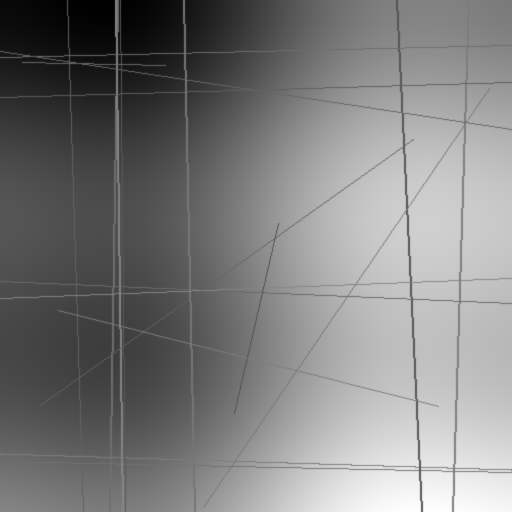
#> input picture Actividad2_Ingala_Karen/map_background.png, 512 x 512 px
$ jupyter execute Actividad_2_IngalaKaren_707.001.536-0_GPS_Imagen_Haar.ipynb   (shell and % lines are left out)
#> lines starting #> are read from the running program, lines starting #| are printed output that depends on the picture
# Actividad 2 - Procesamiento de imágenes aplicado a una imagen GPS

**Nombre: Karen Andrea Ingala Huaygua**
**ID: 707.001.536-0**
**Fecha:22/05/2026**

En esta actividad se trabaja con una imagen tipo mapa que contiene una trayectoria GPS degradada. El objetivo es aplicar herramientas básicas de procesamiento de imágenes: visualización, histograma, filtrado, estimación/remoción de fondo y transformada wavelet 2D tipo Haar.

**Importante:** esta actividad no incluye análisis de series temporales, predicción lineal, clasificación ni métricas de detección de objetos. Es una actividad corta de preparación para el Proyecto II.

[cell 1]
# Importa aquí las librerías necesarias.

## 1. Leer un caso y visualizar la información disponible

Seleccione uno de los casos del conjunto de datos. Cargue y visualice:

- `map_background.png`,
- `gps_trace_clean.png`,
- `gps_trace_noisy.png`,
- `gps_trace_overlay.png`.

Explique brevemente qué información contiene cada imagen.

[cell 2]
#Se hizo el analisis con el caso 004
import cv2
import numpy as np
import matplotlib.pyplot as plt

map_background = cv2.imread('map_background.png', cv2.IMREAD_GRAYSCALE)
#> map_background is the input picture: shape (512, 512); min 0, max 254, mean 125.4
gps_trace_clean = cv2.imread('gps_trace_clean.png', cv2.IMREAD_GRAYSCALE)
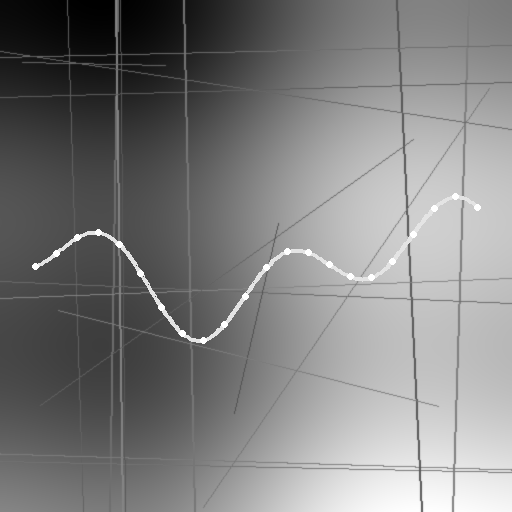
#> input picture Actividad2_Ingala_Karen/gps_trace_clean.png, 512 x 512 px
#> gps_trace_clean is the input picture: shape (512, 512); min 0, max 255, mean 126.5
gps_trace_noisy = cv2.imread('gps_trace_noisy.png', cv2.IMREAD_GRAYSCALE)
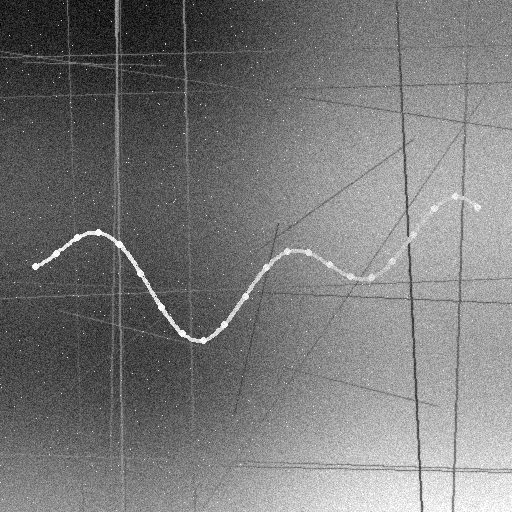
#> input picture Actividad2_Ingala_Karen/gps_trace_noisy.png, 512 x 512 px
#> gps_trace_noisy is the input picture: shape (512, 512); min 0, max 255, mean 121
gps_trace_overlay = cv2.imread('gps_trace_overlay.png', cv2.IMREAD_GRAYSCALE)
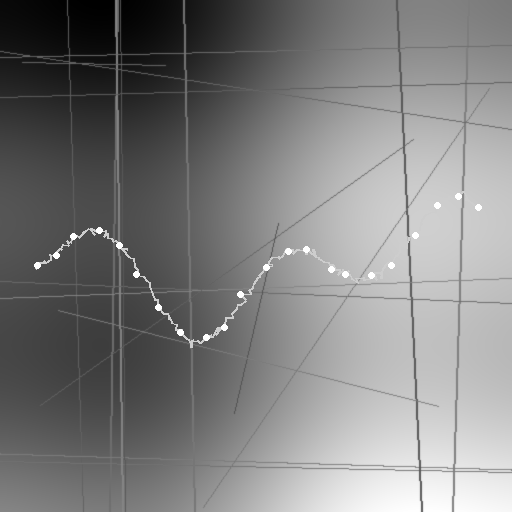
#> input picture Actividad2_Ingala_Karen/gps_trace_overlay.png, 512 x 512 px
#> gps_trace_overlay is the input picture: shape (512, 512); min 0, max 255, mean 126.1

fig, axes = plt.subplots(2, 2, figsize=(11, 9))
images = [map_background, gps_trace_clean, gps_trace_noisy, gps_trace_overlay]
titles = [
    "1. Mapa de fondo (map_background)",
    "2. Trayectoria Limpia (gps_trace_clean)",
    "3. Imagen con ruido (gps_trace_noisy)",
    "4. Referencia (gps_trace_overlay)"
]

for ax, img, title in zip(axes.flatten(), images, titles):
    if img is not None:
        ax.imshow(img, cmap='gray')
    else:
        ax.text(0.5, 0.5, 'Archivo no encontrado', ha='center', va='center')

    ax.set_title(title, fontsize=10, fontweight='bold', color='#2d3748')
    ax.axis('off')
#> this loop made 4 passes
#> title on passes 1 to 4: '1. Mapa de fondo (map_background)', '2. Trayectoria Limpia (gps_trace_clean)', '3. Imagen con ruido (gps_trace_noisy)', '4. Referencia (gps_trace_overlay)'

plt.tight_layout()
plt.show()

Análisis y descripción visual de las imágenes:

1. Mapa de Fondo: Visualmente se aprecia una imagen en tonos grises con degradados y varias líneas rectas delgadas que se cruzan en distintos ángulos. Representa el escenario base estático (como infraestructura o un plano geométrico) que operará como nuestro fondo.

2. Trayectoria Limpia: Se observa una línea blanca brillante y ondulada (formada por puntos conectados) que resalta sobre el fondo oscuro. Representa la ruta ideal y perfecta del dispositivo GPS, totalmente aislada y sin ninguna interferencia.

3. Imagen con Ruido: Se alcanza a ver la línea blanca ondulada y las líneas rectas de fondo, pero toda la imagen está cubierta por una capa densa de puntitos (un granulado). Esta es la señal de entrada real que vamos a procesar, la cual está corrompida por ruido que debemos limpiar.

4. Referencia: Es la combinación nítida de las primeras dos imágenes. Vemos el fondo gris con sus líneas rectas y, superpuesta a este, la línea blanca ondulada muy clara y definida, sin nada de estática. Funciona como nuestra "verdad de campo" o guía para saber a qué resultado exacto queremos llegar tras aplicar los filtros de limpieza.

## 2. Histograma de intensidad

Calcule y grafique el histograma de intensidad de `gps_trace_noisy.png`.

Discuta:

- qué rango de intensidades parece corresponder al fondo,
- qué rango podría corresponder a la trayectoria o a estructuras brillantes,
- por qué el histograma es útil antes de aplicar un umbral o una corrección de contraste.

[cell 3]
# Calculamos el histograma usando la variable 'gps_trace_noisy'
hist_ruido = cv2.calcHist([gps_trace_noisy], [0], None, [256], [0, 256])
#> hist_ruido = 256 values, max 2140 at index 81, min 3 at index 2, mean 1024

plt.figure(figsize=(9, 4.5))
plt.bar(range(256), hist_ruido.ravel(), color='hotpink', edgecolor='palevioletred', width=1, alpha=0.9)

plt.title('Histograma de Intensidad - gps_trace_noisy', fontweight='bold')
plt.xlabel('Nivel de Gris (0 - 255)')
plt.ylabel('Cantidad de Píxeles')
plt.grid(True, linestyle='--', alpha=0.5)
plt.xlim([0, 255])
plt.show()
#> figure, not shown here; tallest bar 2140 high, from x = 80.5 to 81.5

Discusión del Histograma:

1. ¿Qué rango de intensidades parece corresponder al fondo?
El fondo ocupa la mayor parte del área de la imagen, por lo que corresponde a la gran masa principal del histograma. Este grupo mayoritario de píxeles se concentra en los niveles de grises bajos y medios, abarcando aproximadamente el rango de intensidades entre $0$ y $150$, donde observamos el cuerpo más ancho y alto de la gráfica.
2. ¿Qué rango podría corresponder a la trayectoria o a estructuras brillantes?
La trayectoria de la señal GPS destaca por ser muy brillante (blanca) sobre el fondo oscuro. En el histograma, esto se refleja en los niveles de intensidad más altos. Podemos ubicar la trayectoria en el rango superior, aproximadamente entre $180$ y $240$, formando las elevaciones menores que se extienden hacia el lado derecho del gráfico.
3. ¿Por qué el histograma es útil antes de aplicar un umbral o una corrección de contraste?
El histograma es una herramienta diagnóstica fundamental porque nos muestra si existe una separación clara entre el objeto de interés (la trayectoria) y el fondo. Al observar la gráfica, vemos que aunque hay dos zonas principales, los valores se solapan debido a la "estática" o ruido esparcido por toda la imagen (como se evidencia en los valores extremos de $0$ y $255$). Esto nos indica que aplicar un umbral directo (como binarizar) fracasaría, ya que el ruido brillante también se volvería blanco, arruinando la extracción de la ruta. El histograma nos justifica que es estrictamente necesario aplicar filtros espaciales para limpiar la imagen antes de intentar cualquier umbralizado.

## 3. Filtro gaussiano y filtro de mediana

Aplique un filtro gaussiano y un filtro de mediana a la imagen degradada.

Compare ambos resultados y explique:

- cuál reduce mejor el ruido suave,
- cuál es más efectivo frente a píxeles impulsivos,
- qué efectos no deseados pueden aparecer sobre bordes o estructuras delgadas.

[cell 4]
# Filtro gaussiano y filtro de mediana
tamano_kernel = 5 # El tamaño de la ventana de análisis debe ser impar (5x5)

# Filtro Gaussiano (difumina promediando los píxeles vecinos)
filtro_gaussiano = cv2.GaussianBlur(gps_trace_noisy, (tamano_kernel, tamano_kernel), 0)

# Filtro de Mediana (reemplaza el píxel por el valor central de sus vecinos)
filtro_mediana = cv2.medianBlur(gps_trace_noisy, tamano_kernel)

# Visualización comparativa
fig, axes = plt.subplots(1, 3, figsize=(16, 5))

axes[0].imshow(gps_trace_noisy, cmap='gray')
axes[0].set_title('1. Imagen Degradada Original', fontweight='bold')
axes[0].axis('off')

axes[1].imshow(filtro_gaussiano, cmap='gray')
axes[1].set_title('2. Filtro Gaussiano', fontweight='bold')
axes[1].axis('off')

axes[2].imshow(filtro_mediana, cmap='gray')
axes[2].set_title('3. Filtro de Mediana', fontweight='bold')
axes[2].axis('off')

plt.tight_layout()
plt.show()

Comparación de Filtros:
1. ¿Cuál reduce mejor el ruido suave?
El Filtro Gaussiano. Al realizar un promedio ponderado de los píxeles vecinos, suaviza las transiciones continuas y es ideal para atenuar pequeñas variaciones de iluminación o ruido de fondo (ruido continuo o gaussiano).
2. ¿Cuál es más efectivo frente a píxeles impulsivos?
El Filtro de Mediana es abrumadoramente superior para el ruido impulsivo (la "estática" tipo sal y pimienta presente en la imagen). Como toma el valor estadístico central de la vecindad en lugar de promediarlos, elimina por completo los puntos extremos atípicos ($0$ y $255$) dejando la trayectoria impecable.
3. ¿Qué efectos no deseados pueden aparecer sobre bordes o estructuras delgadas?
- Con el Filtro Gaussiano, el principal problema es el efecto de desenfoque: los bordes de la trayectoria del GPS se difuminan, perdiendo nitidez y viéndose más gruesos.
- Con el Filtro de Mediana, si la estructura es demasiado delgada (más fina que el radio del filtro), el algoritmo puede interpretarla erróneamente como ruido atípico y borrar fragmentos de la ruta.

## 4. Estimación y remoción de fondo

Estime un fondo suave $B(x,y)$ usando un filtro de gran escala. Luego calcule

$$
I_{\mathrm{corr}}(x,y)=I(x,y)-B(x,y).
$$

Muestre la imagen original degradada, el fondo estimado y la imagen corregida.

[cell 5]
# 4. Estimación y remoción de fondo

# Estimar el fondo suave B(x,y) usando un kernel gaussiano de gran escala
kernel_grande = 51
fondo_estimado = cv2.GaussianBlur(gps_trace_noisy, (kernel_grande, kernel_grande), 0)

# Resta matemática: I_corr(x,y) = I(x,y) - B(x,y)
img_original_f = gps_trace_noisy.astype(np.float32)
fondo_estimado_f = fondo_estimado.astype(np.float32)

imagen_corregida_f = img_original_f - fondo_estimado_f

imagen_corregida = np.clip(imagen_corregida_f, 0, 255).astype(np.uint8)
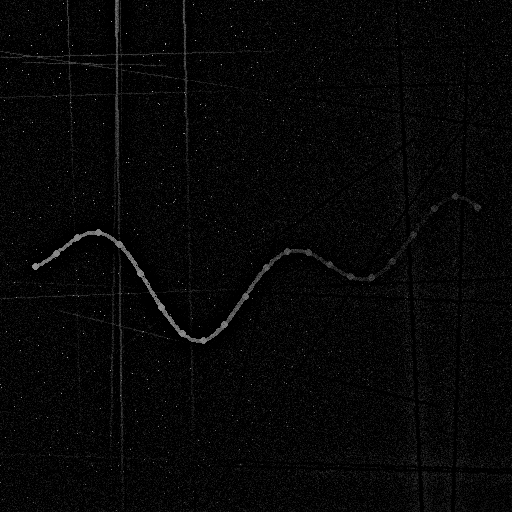
#> imagen_corregida: shape (512, 512); min 0, max 186, mean 6.8

fig, axes = plt.subplots(1, 3, figsize=(16, 5))

axes[0].imshow(gps_trace_noisy, cmap='gray')
axes[0].set_title("1. Original Degradada I(x,y)", fontweight='bold')
axes[0].axis('off')

axes[1].imshow(fondo_estimado, cmap='gray')
axes[1].set_title("2. Fondo Estimado B(x,y)", fontweight='bold')
axes[1].axis('off')

axes[2].imshow(imagen_corregida, cmap='gray')
axes[2].set_title("3. Imagen Corregida I_corr(x,y)", fontweight='bold')
axes[2].axis('off')

plt.tight_layout()
plt.show()

Análisis de la Remoción de Fondo:

Para aislar la trayectoria GPS del mapa urbano, estimamos el fondo $B(x, y)$ aplicando un Filtro Gaussiano con un tamaño de kernel muy grande ($51 \times 51$). Al hacer esto, las estructuras delgadas y de alta frecuencia (como la línea del GPS y la estática) se promedian con su entorno y desaparecen, dejándonos una imagen que contiene únicamente la iluminación base y las variaciones suaves del mapa.

Al restar matemáticamente este fondo estimado de la imagen original, logramos cancelar la interferencia del mapa, haciendo que la trayectoria y el ruido resalten de manera uniforme sobre un lienzo oscuro.

## 5. Transformada wavelet 2D tipo Haar

Implemente o aplique una transformada Haar 2D de un nivel para obtener las subbandas:

$$
I(x,y) \rightarrow \{LL,LH,HL,HH\}.
$$

Muestre las cuatro subbandas y reconstruya la imagen. Verifique visualmente que la reconstrucción sea consistente.

[cell 6]
# 5. Transformada wavelet 2D tipo Haar
# Implementación matricial para 1 nivel de descomposición

def transformada_haar_2d(imagen):
    img = imagen.astype(np.float32)
    h, w = img.shape
#> h = 512; w = 512
    h, w = (h // 2) * 2, (w // 2) * 2
    img = img[:h, :w]

    # Filtro horizontal (agrupamos por pares de columnas)
    promedio_cols = (img[:, 0::2] + img[:, 1::2]) / 2.0
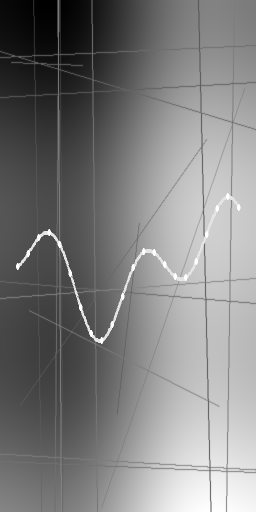
#> promedio_cols: shape (512, 256) float32; min 0, max 255, mean 126.5
    diferencia_cols = (img[:, 0::2] - img[:, 1::2]) / 2.0
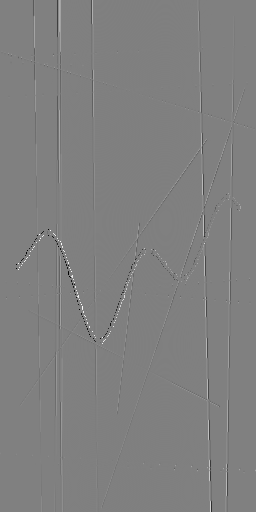
#> diferencia_cols: shape (512, 256) float32; min -91, max 90, mean -0.1; drawn with min black and max white

    # Filtro vertical (agrupamos por pares de filas)
    LL = (promedio_cols[0::2, :] + promedio_cols[1::2, :]) / 2.0
    LH = (promedio_cols[0::2, :] - promedio_cols[1::2, :]) / 2.0
    HL = (diferencia_cols[0::2, :] + diferencia_cols[1::2, :]) / 2.0
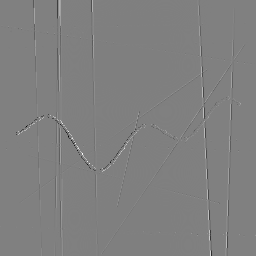
#> HL: shape (256, 256) float32; min -90.5, max 89.75, mean -0.1; drawn with min black and max white
    HH = (diferencia_cols[0::2, :] - diferencia_cols[1::2, :]) / 2.0

    return LL, LH, HL, HH

def reconstruccion_haar_2d(LL, LH, HL, HH):
    h_sub, w_sub = LL.shape
#> h_sub = 256; w_sub = 256
    h, w = h_sub * 2, w_sub * 2
#> h = 512; w = 512
    reconstruida = np.zeros((h, w), dtype=np.float32)

    # Reconstrucción inversa exacta sumando y restando las subbandas
    reconstruida[0::2, 0::2] = LL + LH + HL + HH
    reconstruida[0::2, 1::2] = LL + LH - HL - HH
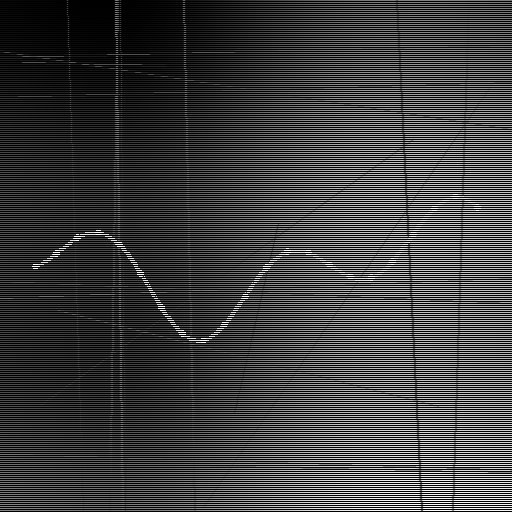
#> reconstruida: shape (512, 512) float32; min 0, max 255, mean 63.2
    reconstruida[1::2, 0::2] = LL - LH + HL - HH
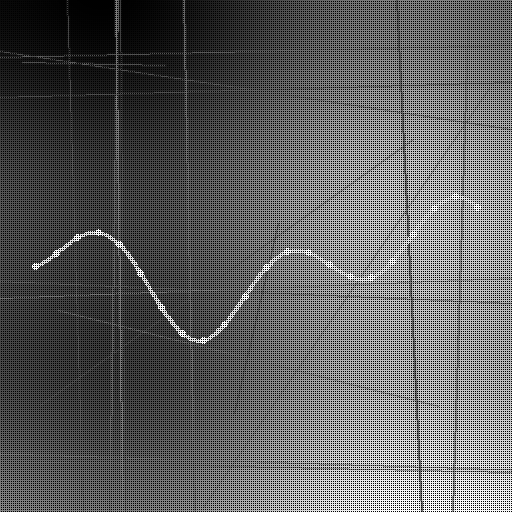
#> reconstruida: shape (512, 512) float32; min 0, max 255, mean 94.8
    reconstruida[1::2, 1::2] = LL - LH - HL + HH

    return np.clip(reconstruida, 0, 255).astype(np.uint8)

# Aplicamos la transformada a la imagen limpia para apreciar bien las subbandas
LL, LH, HL, HH = transformada_haar_2d(gps_trace_clean)

# Reconstruimos la imagen desde las 4 subbandas
imagen_reconstruida = reconstruccion_haar_2d(LL, LH, HL, HH)

# Visualización
fig, axes = plt.subplots(3, 2, figsize=(10, 14))

axes[0, 0].imshow(LL, cmap='gray'); axes[0, 0].set_title('Aproximación ($LL$)', fontweight='bold')
axes[0, 1].imshow(np.abs(LH), cmap='gray'); axes[0, 1].set_title('Detalle Horizontal ($LH$)', fontweight='bold')

axes[1, 0].imshow(np.abs(HL), cmap='gray'); axes[1, 0].set_title('Detalle Vertical ($HL$)', fontweight='bold')
axes[1, 1].imshow(np.abs(HH), cmap='gray'); axes[1, 1].set_title('Detalle Diagonal ($HH$)', fontweight='bold')

axes[2, 0].imshow(gps_trace_clean, cmap='gray'); axes[2, 0].set_title('Original (Referencia)', fontweight='bold')
axes[2, 1].imshow(imagen_reconstruida, cmap='gray'); axes[2, 1].set_title('Imagen Reconstruida', fontweight='bold')

for ax in axes.flatten():
    ax.axis('off')

plt.tight_layout()
plt.show()
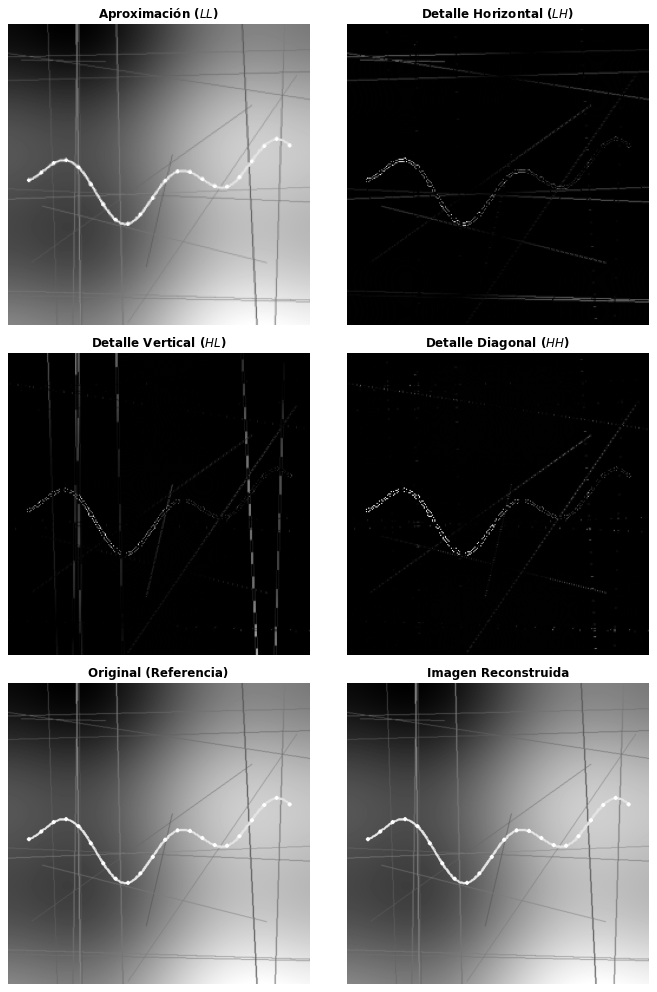
#> figure drawn by matplotlib, 6 panels
